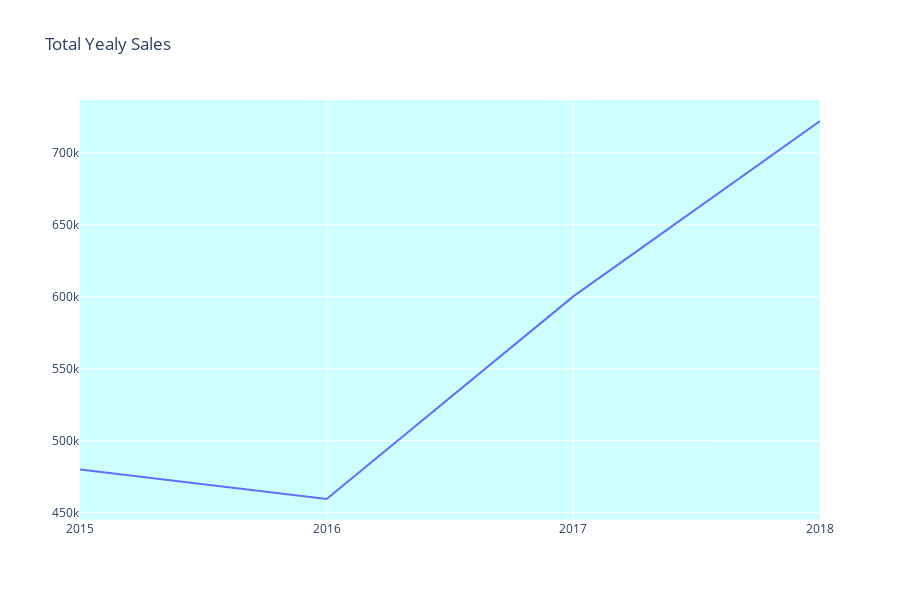

Write notebook code for a chart like this one.
### Markdown cell above
> **Total Yealy Sales**

### Code cell
yearly_trend = sales_data.groupby(['Year']).sum().drop('Postal Code',axis=1).round(2)

print('\033[1mTotal yearly sales :\033[0m \n')
print(f'\033[1m{yearly_trend}\033[0m \n')
yearly_trend.reset_index(inplace=True)

colr=np.arange(0,yearly_trend.values.size)
fig=go.Figure(data=[go.Scatter(x=yearly_trend['Year'] ,y=yearly_trend['Sales'],mode='lines', marker=dict(
                color=colr))],layout=go.Layout(title='Total Yealy Sales'))
fig.update_traces(hoverinfo='x+y', textfont_size=10)               
fig.update_layout(height=600,autosize=True ,plot_bgcolor='rgb(205, 275, 275)')

### Figure 1 — Plotly figure (JSON) as saved in the notebook; plotly's stock layout.template omitted (floating-point values rounded to 4 significant figures)
{"data": [{"hoverinfo": "x+y", "marker": {"color": [0, 1, 2, 3, 4, 5, 6, 7]}, "mode": "lines", "textfont": {"size": 10}, "type": "scatter", "x": ["2015", "2016", "2017", "2018"], "y": [479900.0, 459400.0, 600200.0, 722100.0]}], "layout": {"autosize": true, "height": 600, "plot_bgcolor": "rgb(205, 275, 275)", "title": {"text": "Total Yealy Sales"}}}
